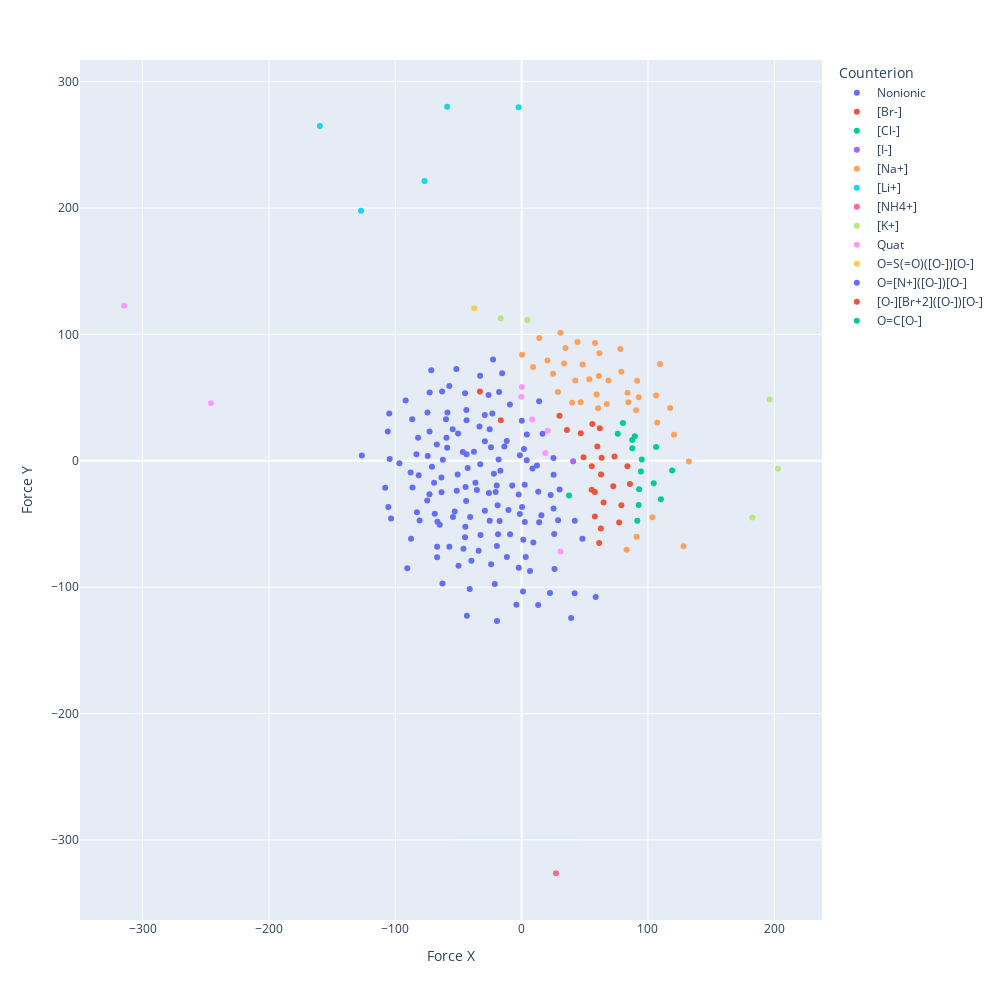

The notebook cell saved with this chart:
### Code cell
fig = px.scatter(kernel_df, x="Force X", y="Force Y", color="Counterion")
fig.update_layout(width=1000, height=1000)
fig.update_yaxes(scaleanchor="x", scaleratio=1)
fig["layout"].update(scene=dict(aspectmode="data"))
if USE_MOLPLOTLY:
    app = molplotly.add_molecules(fig=fig, df=kernel_df, smiles_col="SMILES", color_col="Counterion")
    app.run_server(mode="inline", port=8700)
else:
    py.iplot(fig, filename='fdg-plot-plotly')

### Figure 1 — Plotly figure (JSON) as saved in the notebook; plotly's stock layout.template omitted (floating-point values rounded to 4 significant figures; data arrays with more than 128 entries replaced by an {"elided": "..."} marker saying what was removed)
{"data": [{"hovertemplate": "Counterion=Nonionic<br>Force X=%{x}<br>Force Y=%{y}<extra></extra>", "legendgroup": "Nonionic", "marker": {"color": "#636efa", "symbol": "circle"}, "mode": "markers", "name": "Nonionic", "orientation": "v", "showlegend": true, "type": "scatter", "x": {"elided": "145 float values"}, "xaxis": "x", "y": {"elided": "145 float values"}, "yaxis": "y"}, {"hovertemplate": "Counterion=[Br-]<br>Force X=%{x}<br>Force Y=%{y}<extra></extra>", "legendgroup": "[Br-]", "marker": {"color": "#EF553B", "symbol": "circle"}, "mode": "markers", "name": "[Br-]", "orientation": "v", "showlegend": true, "type": "scatter", "x": [62.66, 77.14, 72.52, 55.42, 59.9, 35.82, 56.01, 29.96, 61.87, 46.8, 57.91, 85.7, 83.71, 73.49, 49.02, 78.93, 55.5, 64.87, 61.39, 57.97, 63.29, 62.85], "xaxis": "x", "y": [-53.52, -48.86, -20.21, -22.9, 11.29, 24.45, 29.15, 35.72, 25.86, 21.87, -24.73, -18.31, -4.232, 3.419, 2.757, -35.15, -4.338, -32.95, -65.07, -44.13, 2.522, -10.83], "yaxis": "y"}, {"hovertemplate": "Counterion=[Cl-]<br>Force X=%{x}<br>Force Y=%{y}<extra></extra>", "legendgroup": "[Cl-]", "marker": {"color": "#00cc96", "symbol": "circle"}, "mode": "markers", "name": "[Cl-]", "orientation": "v", "showlegend": true, "type": "scatter", "x": [80.17, 104.5, 91.52, 94.36, 119.1, 89.59, 92.63, 76.08, 95.06, 110.2, 93.04, 87.54, 106.4, 87.61], "xaxis": "x", "y": [29.87, -17.76, -47.53, -8.533, -7.714, 19.42, -35.06, 21.47, 1.052, -30.47, -22.42, 16.54, 10.9, 10.03], "yaxis": "y"}, {"hovertemplate": "Counterion=[I-]<br>Force X=%{x}<br>Force Y=%{y}<extra></extra>", "legendgroup": "[I-]", "marker": {"color": "#ab63fa", "symbol": "circle"}, "mode": "markers", "name": "[I-]", "orientation": "v", "showlegend": true, "type": "scatter", "x": [40.76], "xaxis": "x", "y": [-0.2466], "yaxis": "y"}, {"hovertemplate": "Counterion=[Na+]<br>Force X=%{x}<br>Force Y=%{y}<extra></extra>", "legendgroup": "[Na+]", "marker": {"color": "#FFA15A", "symbol": "circle"}, "mode": "markers", "name": "[Na+]", "orientation": "v", "showlegend": true, "type": "scatter", "x": [128.2, 83.08, 109.5, 78.17, 46.71, 59.29, 84.45, 39.95, 9.101, 61.18, 33.56, 91.4, 61.54, 53.53, 30.7, 58.06, 13.99, 34.74, 90.51, 60.49, 103.5, 90.97, 44.25, 78.86, 68.76, 106.4, 107.3, 24.87, 48.23, 132.4, 120.6, 0.3589, 42.46, 83.79, 92.71, 117.6, 67.36, 28.69, 20.42], "xaxis": "x", "y": [-67.71, -70.31, 76.69, 88.58, 46.4, 52.45, 46.43, 45.91, 74.31, 67.1, 76.93, 63.35, 85.22, 64.57, 101.3, 93.34, 97.13, 89.26, 40.01, 41.6, -44.67, -60.12, 94.12, 70.43, 63.47, 51.76, 30.35, 68.89, 76.14, -0.4533, 20.6, 83.97, 63.65, 53.79, 50.23, 41.71, 44.97, 54.54, 79.47], "yaxis": "y"}, {"hovertemplate": "Counterion=[Li+]<br>Force X=%{x}<br>Force Y=%{y}<extra></extra>", "legendgroup": "[Li+]", "marker": {"color": "#19d3f3", "symbol": "circle"}, "mode": "markers", "name": "[Li+]", "orientation": "v", "showlegend": true, "type": "scatter", "x": [-2.373, -58.94, -127.1, -159.7, -76.87], "xaxis": "x", "y": [279.9, 280.2, 197.9, 264.9, 221.5], "yaxis": "y"}, {"hovertemplate": "Counterion=[NH4+]<br>Force X=%{x}<br>Force Y=%{y}<extra></extra>", "legendgroup": "[NH4+]", "marker": {"color": "#FF6692", "symbol": "circle"}, "mode": "markers", "name": "[NH4+]", "orientation": "v", "showlegend": true, "type": "scatter", "x": [27.1], "xaxis": "x", "y": [-326.4], "yaxis": "y"}, {"hovertemplate": "Counterion=[K+]<br>Force X=%{x}<br>Force Y=%{y}<extra></extra>", "legendgroup": "[K+]", "marker": {"color": "#B6E880", "symbol": "circle"}, "mode": "markers", "name": "[K+]", "orientation": "v", "showlegend": true, "type": "scatter", "x": [4.645, -16.57, 196.2, 202.8, 182.5], "xaxis": "x", "y": [111.4, 112.9, 48.49, -6.318, -44.81], "yaxis": "y"}, {"hovertemplate": "Counterion=Quat<br>Force X=%{x}<br>Force Y=%{y}<extra></extra>", "legendgroup": "Quat", "marker": {"color": "#FF97FF", "symbol": "circle"}, "mode": "markers", "name": "Quat", "orientation": "v", "showlegend": true, "type": "scatter", "x": [-245.8, 30.73, 0.1425, 20.62, 18.8, 8.31, -0.2683, -314.6], "xaxis": "x", "y": [45.48, -71.72, 58.44, 23.84, 6.258, 32.77, 50.62, 122.8], "yaxis": "y"}, {"hovertemplate": "Counterion=O=S(=O)([O-])[O-]<br>Force X=%{x}<br>Force Y=%{y}<extra></extra>", "legendgroup": "O=S(=O)([O-])[O-]", "marker": {"color": "#FECB52", "symbol": "circle"}, "mode": "markers", "name": "O=S(=O)([O-])[O-]", "orientation": "v", "showlegend": true, "type": "scatter", "x": [-37.54], "xaxis": "x", "y": [120.8], "yaxis": "y"}, {"hovertemplate": "Counterion=O=[N+]([O-])[O-]<br>Force X=%{x}<br>Force Y=%{y}<extra></extra>", "legendgroup": "O=[N+]([O-])[O-]", "marker": {"color": "#636efa", "symbol": "circle"}, "mode": "markers", "name": "O=[N+]([O-])[O-]", "orientation": "v", "showlegend": true, "type": "scatter", "x": [0.1415], "xaxis": "x", "y": [31.75], "yaxis": "y"}, {"hovertemplate": "Counterion=[O-][Br+2]([O-])[O-]<br>Force X=%{x}<br>Force Y=%{y}<extra></extra>", "legendgroup": "[O-][Br+2]([O-])[O-]", "marker": {"color": "#EF553B", "symbol": "circle"}, "mode": "markers", "name": "[O-][Br+2]([O-])[O-]", "orientation": "v", "showlegend": true, "type": "scatter", "x": [-16.5, -33.02], "xaxis": "x", "y": [32.16, 54.94], "yaxis": "y"}, {"hovertemplate": "Counterion=O=C[O-]<br>Force X=%{x}<br>Force Y=%{y}<extra></extra>", "legendgroup": "O=C[O-]", "marker": {"color": "#00cc96", "symbol": "circle"}, "mode": "markers", "name": "O=C[O-]", "orientation": "v", "showlegend": true, "type": "scatter", "x": [37.49], "xaxis": "x", "y": [-27.55], "yaxis": "y"}], "layout": {"height": 1000, "legend": {"title": {"text": "Counterion"}, "tracegroupgap": 0}, "margin": {"t": 60}, "scene": {"aspectmode": "data"}, "width": 1000, "xaxis": {"anchor": "y", "domain": [0, 1], "title": {"text": "Force X"}}, "yaxis": {"anchor": "x", "domain": [0, 1], "scaleanchor": "x", "scaleratio": 1, "title": {"text": "Force Y"}}}}
